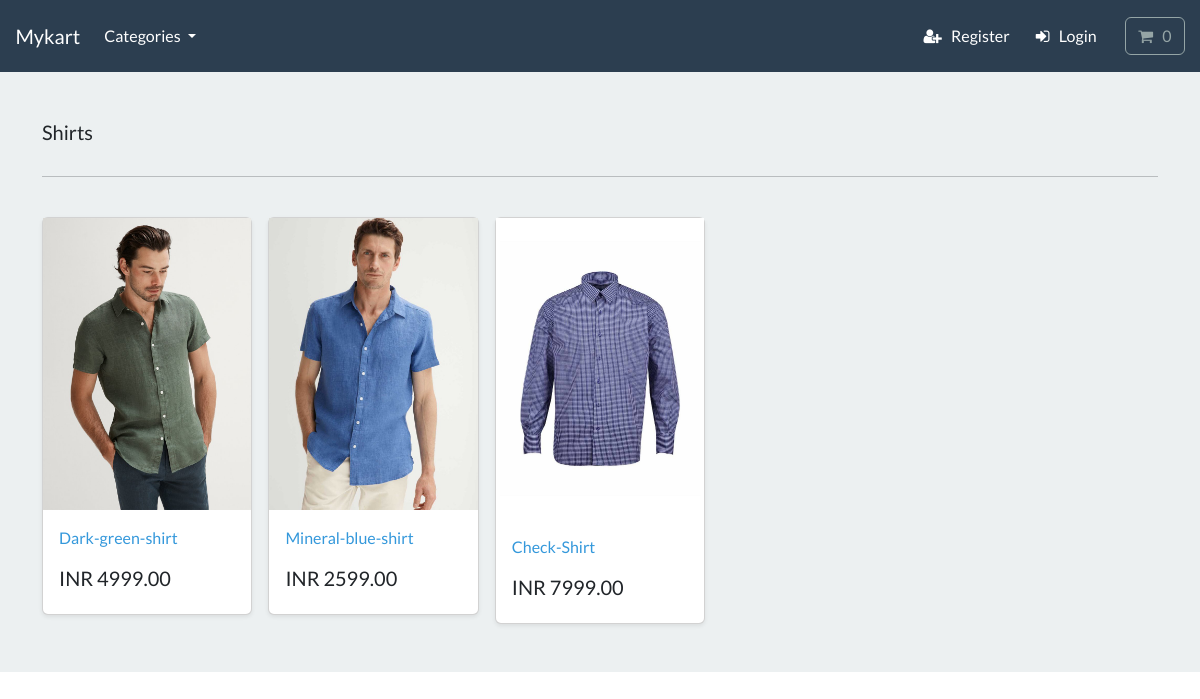
The page /search/shirts on the database its author committed.
### store/models.py (models this page shows, shortened)
class Category(models.Model):
    name = models.CharField(max_length=255,db_index=True)
    slug = models.SlugField(max_length=255, unique=True)
    class Meta:
        verbose_name_plural = 'categories'
    def get_absolute_url(self):
        return reverse('list_product', args=[self.slug])

class Product(models.Model):
    title = models.CharField(max_length=255)
    brand = models.CharField(max_length=255, default='unbranded')
    description = models.TextField(blank=True)
    slug = models.SlugField(max_length=255)
    price = models.DecimalField(max_digits=10, decimal_places=2)
    image = models.ImageField(upload_to='images/')
    category = models.ForeignKey(Category, related_name='product', on_delete=models.CASCADE, null=True)
    class Meta:
        verbose_name_plural = 'products'
    def get_absolute_url(self):
        return reverse('product_info', args=[self.slug])

### store/views.py (the view)
# urls.py: path('search/<slug:category_slug>', views.list_product, name='list_product'),
def list_product(request, category_slug=None):
    category = get_object_or_404(Category, slug=category_slug)
    products = Product.objects.filter(category=category)
    return render(request, 'store/list-category.html', {'products': products, 'category': category})

### cart/cart.py (called while the page is built)
    def __len__(self):
        return sum(item['qty'] for item in self.cart.values())

### cart/context_processors.py (called while the page is built)
def cart(request):
    return {'cart': Cart(request)}

### store/views.py (called while the page is built)
def categories(request):
    all_categories = Category.objects.all()
    return {'all_categories': all_categories}

### store/templates/store/list-category.html
{% extends "./base.html" %}
{% load static %}
{% block content %}
<main>
  <div class="album py-5 bg-light">
    <div class="container">
      <div class="pb-3 h5"> {{category.name}} </div>
      <hr>
      <br>
      <div class="row row-cols-1 row-cols-sm-2 row-cols-md-5 g-3">
        {% for product in products %}
        <div class="col">
          <div class="card shadow-sm">
          <img class="img-fluid" alt="Responsive image" src="{{ product.image.url }}">
            <div class="card-body">
              <p class="card-text">
                <a class="text-info text-decoration-none" href="{{ product.get_absolute_url }}"> {{ product.title }} </a>
              </p>
              <div class="d-flex justify-content-between align-items-center">
                <h5> INR {{ product.price }} </h5>
              </div>
            </div>
          </div>
        </div>
        {% endfor %}
      </div>
    </div>
  </div>
</main>
{% endblock %}

### rows shown on the page
Category: name "Shirts"
Product: image (picture), title "Dark-green-shirt", price "4999.00"
Product: image (picture), title "Mineral-blue-shirt", price "2599.00"
Product: image (picture), title "Check-Shirt", price "7999.00"
